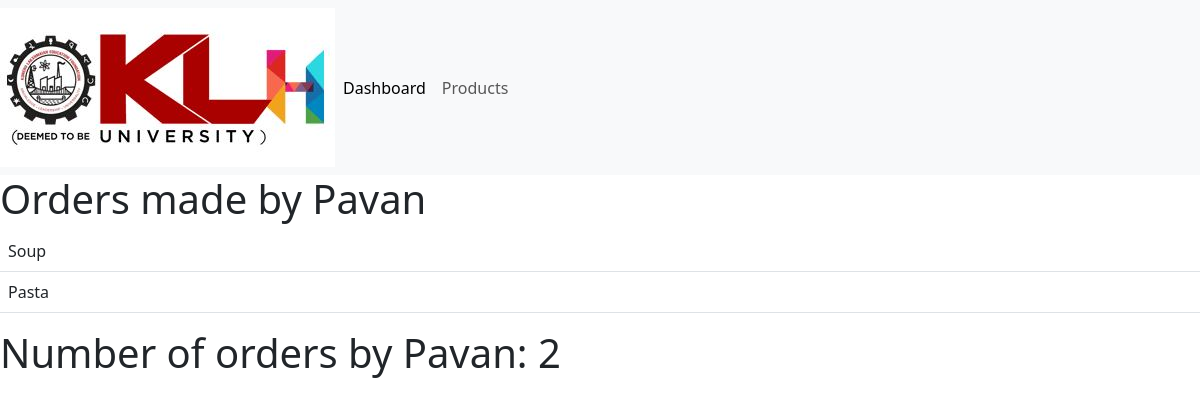
The app's page /customer/2/ with its own data.
### calc/models.py (models this page shows, shortened)
class Customer(models.Model):
    name = models.CharField(max_length=100, null=True)
    age = models.IntegerField(null=True)
    email = models.CharField(max_length=300, null=True)
    datecreated = models.DateTimeField(auto_now_add=True, null=True)
    def __str__(self):
        return self.name

class Order(models.Model):
    STATUS = (
        ('Pending', 'Pending'),
        ('Delivered', 'Delivered')
    )
    customer = models.ForeignKey(Customer, null=True, on_delete=models.SET_NULL)
    product = models.ForeignKey(Product, null=True, on_delete=models.SET_NULL)
    status = models.CharField(max_length=100, null=True, choices=STATUS)

class Product(models.Model):
    category = (
        ('Indoor', 'Indoor'),
        ('Outdoor', 'Outdoor')
    )
    name = models.CharField(max_length=100, null=True)
    price = models.FloatField(null=True)
    category = models.CharField(max_length=100, null=True, choices=category)
    tags = models.ManyToManyField(Tag)
    def __str__(self):
        return self.name

### calc/views.py (the view)
# urls.py: path('customer/<str:pk_test>/',views.customer, name='customer'),
def customer(request,pk_test):
   customer=Customer.objects.get(id=pk_test)
   customers=Customer.objects.all()
   orders=customer.order_set.all()
   order_count=orders.count()
   context={'customers':customers,'cust':customer, 'ord':orders, 'ordcount':order_count}
   return render(request,'customer.html',context)

### templates/customer.html
{% extends 'base.html' %}
{% block content %}
<h1>Orders made by {{cust}}</h1>
<table class="table">
    {% for i in ord %}
    <tr>
        <td>
            {{i.product}}
        </td>
    </tr>
    {% endfor %}
</table>
<h1>Number of orders by {{cust}}: {{ordcount}}</h1>
{% endblock %}

### records on screen
Customer: name "Pavan"
Order: product "Soup"
Order: product "Pasta"

### other values on screen
{{ ordcount }} "2"
